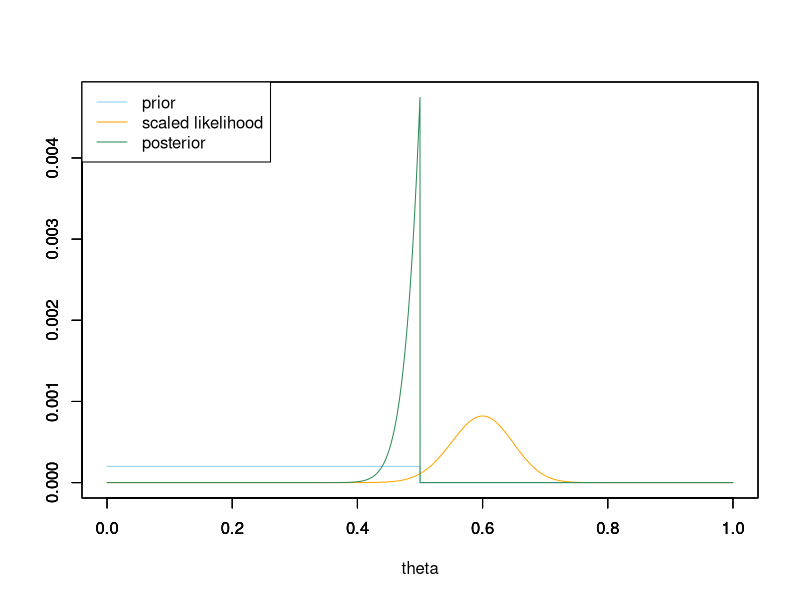
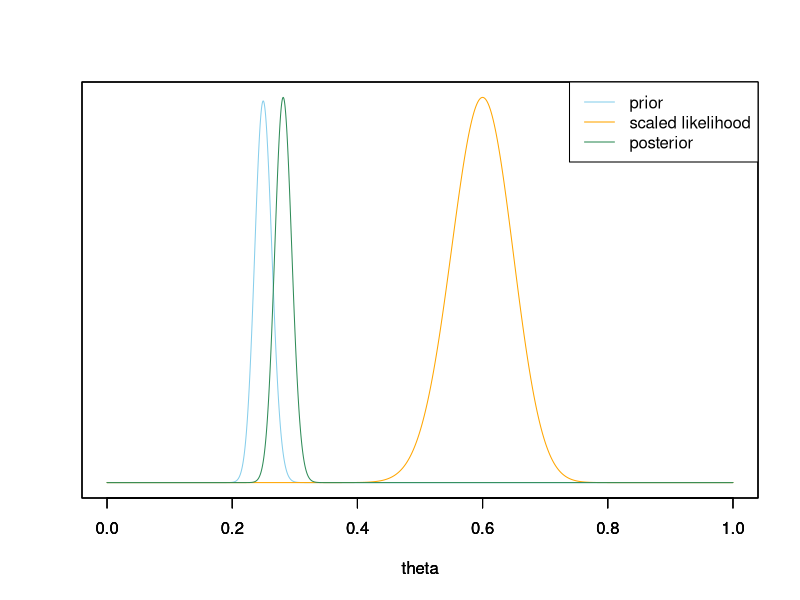
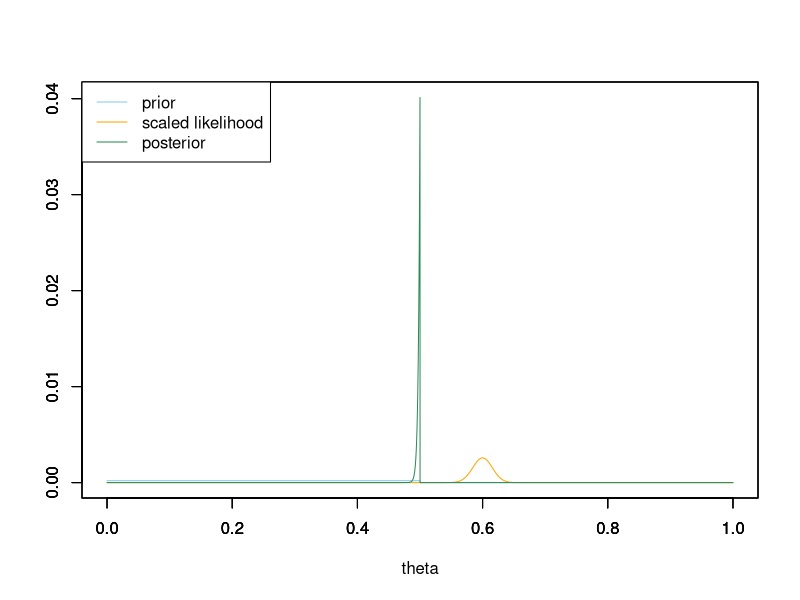
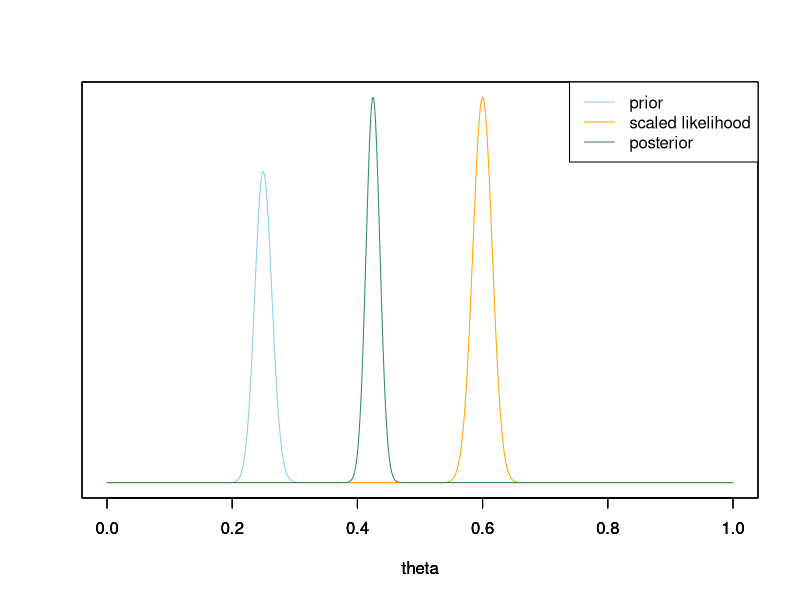
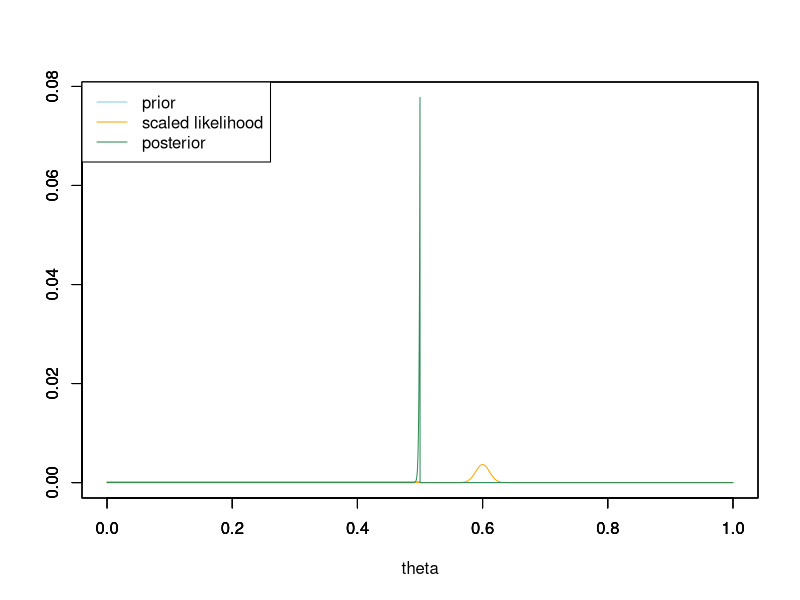
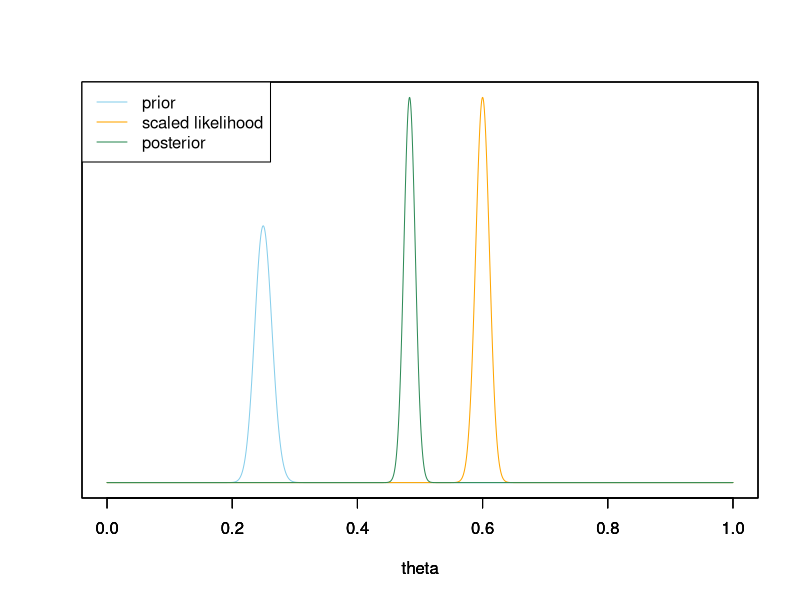
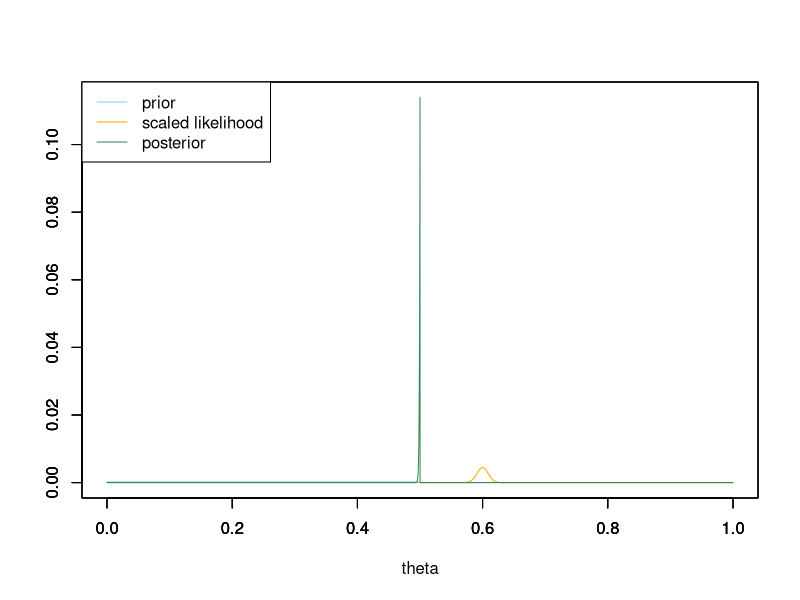
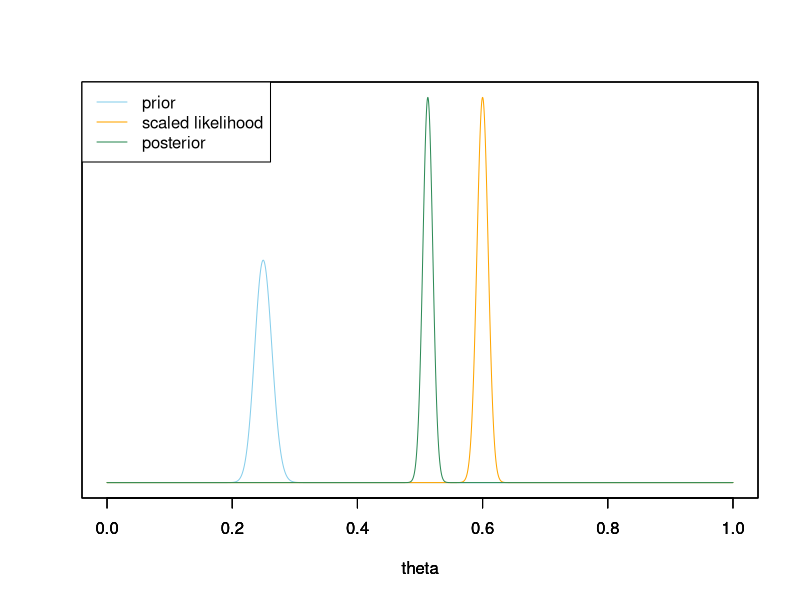

Here is the R script that generated these plots, in order:
## ---- chunk 1
a <- 0
b <- 0.5
prior_mean1 <- (a+b)/2
prior_sd1 <- sqrt((b-a)^2/12) # smaller degree of certainty
c(prior_mean1, prior_sd1)
## ---- chunk 2
1 - punif(0.5, a, b) # prior prob that theta > 0.5
## ---- chunk 3
alpha_prior <- 250
beta_prior <- 750
prior_mean2 <- alpha_prior/(alpha_prior+beta_prior)
prior_sd2 <- sqrt(prior_mean2*(1-prior_mean2)/(alpha_prior+beta_prior+1)) # larger degree of certainty
c(prior_mean2, prior_sd2)
## ---- chunk 4
1 - pbeta(0.5, alpha_prior, beta_prior) # prior prob that theta > 0.5
## ---- chunk 5
theta <- seq(0, 1, 0.0001)

prior <- rep(1, length(theta))
prior[theta > 0.5] <- 0
prior <- prior/sum(prior)

n <- 100
y <- 60

likelihood <- dbinom(y, n, theta)

product <- likelihood*prior
posterior <- product/sum(product)

post_mean1 <- sum(theta*posterior)
post_sd1 <- sqrt(sum(theta^2*posterior)-post_mean1^2)
c(post_mean1, post_sd1)
## ---- chunk 6
ylim = c(0, max(c(prior, posterior, likelihood/sum(likelihood))))
plot(theta, prior, type='l', xlim=c(0, 1), ylim=ylim, col="skyblue", xlab='theta', ylab='')
par(new=T)
plot(theta, likelihood/sum(likelihood), type='l', xlim=c(0, 1), ylim=ylim, col="orange", xlab='', ylab='')
par(new=T)
plot(theta, posterior, type='l', xlim=c(0, 1), ylim=ylim, col="seagreen", xlab='', ylab='')
legend("topleft", c("prior", "scaled likelihood", "posterior"), lty=1, col=c("skyblue", "orange", "seagreen"))
## ---- chunk 7
theta <- seq(0, 1, 0.0001)

prior <- dbeta(theta, alpha_prior, beta_prior)

n <- 100
y <- 60

likelihood <- dbinom(y, n, theta)

alpha_post <- alpha_prior+y
beta_post <- beta_prior+n-y
posterior <- dbeta(theta, alpha_post, beta_post)

post_mean2 <- alpha_post/(alpha_post+beta_post)
post_sd2 <- sqrt(post_mean2*(1-post_mean2)/(alpha_post+beta_post+1))
c(post_mean2, post_sd2)
## ---- chunk 8
1 - pbeta(0.5, alpha_post, beta_post) # posterior prob that theta > 0.5
## ---- chunk 9
ymax = max(c(prior, posterior))
scaled_likelihood = likelihood * ymax / max(likelihood)

plot(theta, prior, type='l', col='skyblue', xlim=c(0, 1), ylim=c(0, ymax), ylab='', yaxt='n')
par(new=T)
plot(theta, scaled_likelihood, type='l', col='orange', xlim=c(0, 1), ylim=c(0, ymax), ylab='',  yaxt='n')
par(new=T)
plot(theta, posterior, type='l', col='seagreen', xlim=c(0, 1), ylim=c(0, ymax), ylab='', yaxt='n')
legend("topright", c("prior", "scaled likelihood", "posterior"), lty=1, col=c("skyblue", "orange", "seagreen"))
## ---- chunk 10
theta <- seq(0, 1, 0.0001)

prior <- rep(1, length(theta))
prior[theta > 0.5] <- 0
prior <- prior/sum(prior)

n <- 1000
y <- 600

likelihood <- dbinom(y, n, theta)

product <- likelihood*prior
posterior <- product/sum(product)

post_mean1 <- sum(theta*posterior)
post_sd1 <- sqrt(sum(theta^2*posterior)-post_mean1^2)
c(post_mean1, post_sd1)
## ---- chunk 11
ylim = c(0, max(c(prior, posterior, likelihood/sum(likelihood))))
plot(theta, prior, type='l', xlim=c(0, 1), ylim=ylim, col="skyblue", xlab='theta', ylab='')
par(new=T)
plot(theta, likelihood/sum(likelihood), type='l', xlim=c(0, 1), ylim=ylim, col="orange", xlab='', ylab='')
par(new=T)
plot(theta, posterior, type='l', xlim=c(0, 1), ylim=ylim, col="seagreen", xlab='', ylab='')
legend("topleft", c("prior", "scaled likelihood", "posterior"), lty=1, col=c("skyblue", "orange", "seagreen"))
## ---- chunk 12
theta <- seq(0, 1, 0.0001)

prior <- dbeta(theta, alpha_prior, beta_prior)

n <- 1000
y <- 600

likelihood <- dbinom(y, n, theta)

alpha_post <- alpha_prior+y
beta_post <- beta_prior+n-y
posterior <- dbeta(theta, alpha_post, beta_post)

post_mean2 <- alpha_post/(alpha_post+beta_post)
post_sd2 <- sqrt(post_mean2*(1-post_mean2)/(alpha_post+beta_post+1))
c(post_mean2, post_sd2)
## ---- chunk 13
1 - pbeta(0.5, alpha_post, beta_post) # posterior prob that theta > 0.5
## ---- chunk 14
ymax = max(c(prior, posterior))
scaled_likelihood = likelihood * ymax / max(likelihood)

plot(theta, prior, type='l', col='skyblue', xlim=c(0, 1), ylim=c(0, ymax), ylab='', yaxt='n')
par(new=T)
plot(theta, scaled_likelihood, type='l', col='orange', xlim=c(0, 1), ylim=c(0, ymax), ylab='',  yaxt='n')
par(new=T)
plot(theta, posterior, type='l', col='seagreen', xlim=c(0, 1), ylim=c(0, ymax), ylab='', yaxt='n')
legend("topright", c("prior", "scaled likelihood", "posterior"), lty=1, col=c("skyblue", "orange", "seagreen"))
## ---- chunk 15
theta <- seq(0, 1, 0.0001)

prior <- rep(1, length(theta))
prior[theta > 0.5] <- 0
prior <- prior/sum(prior)

n <- 2000
y <- 1200

likelihood <- dbinom(y, n, theta)

product <- likelihood*prior
posterior <- product/sum(product)

post_mean1 <- sum(theta*posterior)
post_sd1 <- sqrt(sum(theta^2*posterior)-post_mean1^2)
c(post_mean1, post_sd1)
## ---- chunk 16
ylim = c(0, max(c(prior, posterior, likelihood/sum(likelihood))))
plot(theta, prior, type='l', xlim=c(0, 1), ylim=ylim, col="skyblue", xlab='theta', ylab='')
par(new=T)
plot(theta, likelihood/sum(likelihood), type='l', xlim=c(0, 1), ylim=ylim, col="orange", xlab='', ylab='')
par(new=T)
plot(theta, posterior, type='l', xlim=c(0, 1), ylim=ylim, col="seagreen", xlab='', ylab='')
legend("topleft", c("prior", "scaled likelihood", "posterior"), lty=1, col=c("skyblue", "orange", "seagreen"))
## ---- chunk 17
theta <- seq(0, 1, 0.0001)

prior <- dbeta(theta, alpha_prior, beta_prior)

n <- 2000
y <- 1200

likelihood <- dbinom(y, n, theta)

alpha_post <- alpha_prior+y
beta_post <- beta_prior+n-y
posterior <- dbeta(theta, alpha_post, beta_post)

post_mean2 <- alpha_post/(alpha_post+beta_post)
post_sd2 <- sqrt(post_mean2*(1-post_mean2)/(alpha_post+beta_post+1))
c(post_mean2, post_sd2)
## ---- chunk 18
1 - pbeta(0.5, alpha_post, beta_post) # posterior prob that theta > 0.5
## ---- chunk 19
ymax = max(c(prior, posterior))
scaled_likelihood = likelihood * ymax / max(likelihood)

plot(theta, prior, type='l', col='skyblue', xlim=c(0, 1), ylim=c(0, ymax), ylab='', yaxt='n')
par(new=T)
plot(theta, scaled_likelihood, type='l', col='orange', xlim=c(0, 1), ylim=c(0, ymax), ylab='',  yaxt='n')
par(new=T)
plot(theta, posterior, type='l', col='seagreen', xlim=c(0, 1), ylim=c(0, ymax), ylab='', yaxt='n')
legend("topleft", c("prior", "scaled likelihood", "posterior"), lty=1, col=c("skyblue", "orange", "seagreen"))
## ---- chunk 20
theta <- seq(0, 1, 0.0001)

prior <- rep(1, length(theta))
prior[theta > 0.5] <- 0
prior <- prior/sum(prior)

n <- 3000
y <- 1800

likelihood <- dbinom(y, n, theta)

product <- likelihood*prior
posterior <- product/sum(product)

post_mean1 <- sum(theta*posterior)
post_sd1 <- sqrt(sum(theta^2*posterior)-post_mean1^2)
c(post_mean1, post_sd1)
## ---- chunk 21
ylim = c(0, max(c(prior, posterior, likelihood/sum(likelihood))))
plot(theta, prior, type='l', xlim=c(0, 1), ylim=ylim, col="skyblue", xlab='theta', ylab='')
par(new=T)
plot(theta, likelihood/sum(likelihood), type='l', xlim=c(0, 1), ylim=ylim, col="orange", xlab='', ylab='')
par(new=T)
plot(theta, posterior, type='l', xlim=c(0, 1), ylim=ylim, col="seagreen", xlab='', ylab='')
legend("topleft", c("prior", "scaled likelihood", "posterior"), lty=1, col=c("skyblue", "orange", "seagreen"))
## ---- chunk 22
theta <- seq(0, 1, 0.0001)

prior <- dbeta(theta, alpha_prior, beta_prior)

n <- 3000
y <- 1800

likelihood <- dbinom(y, n, theta)

alpha_post <- alpha_prior+y
beta_post <- beta_prior+n-y
posterior <- dbeta(theta, alpha_post, beta_post)

post_mean2 <- alpha_post/(alpha_post+beta_post)
post_sd2 <- sqrt(post_mean2*(1-post_mean2)/(alpha_post+beta_post+1))
c(post_mean2, post_sd2)
## ---- chunk 23
1 - pbeta(0.5, alpha_post, beta_post) # posterior prob that theta > 0.5
## ---- chunk 24
ymax = max(c(prior, posterior))
scaled_likelihood = likelihood * ymax / max(likelihood)

plot(theta, prior, type='l', col='skyblue', xlim=c(0, 1), ylim=c(0, ymax), ylab='', yaxt='n')
par(new=T)
plot(theta, scaled_likelihood, type='l', col='orange', xlim=c(0, 1), ylim=c(0, ymax), ylab='',  yaxt='n')
par(new=T)
plot(theta, posterior, type='l', col='seagreen', xlim=c(0, 1), ylim=c(0, ymax), ylab='', yaxt='n')
legend("topleft", c("prior", "scaled likelihood", "posterior"), lty=1, col=c("skyblue", "orange", "seagreen"))
